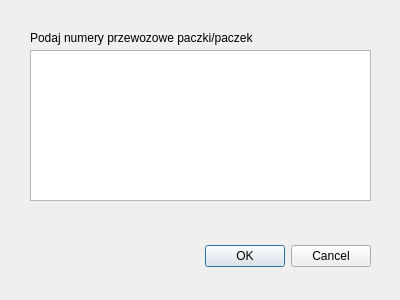
<?xml version="1.0" encoding="UTF-8"?>
<ui version="4.0">
 <class>Dialog_add</class>
 <widget class="QDialog" name="Dialog_add">
  <property name="geometry">
   <rect>
    <x>0</x>
    <y>0</y>
    <width>400</width>
    <height>300</height>
   </rect>
  </property>
  <property name="windowTitle">
   <string>Dialog</string>
  </property>
  <widget class="QDialogButtonBox" name="buttonBox">
   <property name="geometry">
    <rect>
     <x>30</x>
     <y>240</y>
     <width>341</width>
     <height>32</height>
    </rect>
   </property>
   <property name="orientation">
    <enum>Qt::Horizontal</enum>
   </property>
   <property name="standardButtons">
    <set>QDialogButtonBox::Cancel|QDialogButtonBox::Ok</set>
   </property>
  </widget>
  <widget class="QPlainTextEdit" name="ptNumeryPaczek">
   <property name="geometry">
    <rect>
     <x>30</x>
     <y>50</y>
     <width>341</width>
     <height>151</height>
    </rect>
   </property>
  </widget>
  <widget class="QLabel" name="label">
   <property name="geometry">
    <rect>
     <x>30</x>
     <y>30</y>
     <width>251</width>
     <height>16</height>
    </rect>
   </property>
   <property name="text">
    <string>Podaj numery przewozowe paczki/paczek</string>
   </property>
  </widget>
 </widget>
 <resources/>
 <connections>
  <connection>
   <sender>buttonBox</sender>
   <signal>accepted()</signal>
   <receiver>Dialog_add</receiver>
   <slot>accept()</slot>
   <hints>
    <hint type="sourcelabel">
     <x>248</x>
     <y>254</y>
    </hint>
    <hint type="destinationlabel">
     <x>157</x>
     <y>274</y>
    </hint>
   </hints>
  </connection>
  <connection>
   <sender>buttonBox</sender>
   <signal>rejected()</signal>
   <receiver>Dialog_add</receiver>
   <slot>reject()</slot>
   <hints>
    <hint type="sourcelabel">
     <x>316</x>
     <y>260</y>
    </hint>
    <hint type="destinationlabel">
     <x>286</x>
     <y>274</y>
    </hint>
   </hints>
  </connection>
 </connections>
</ui>
